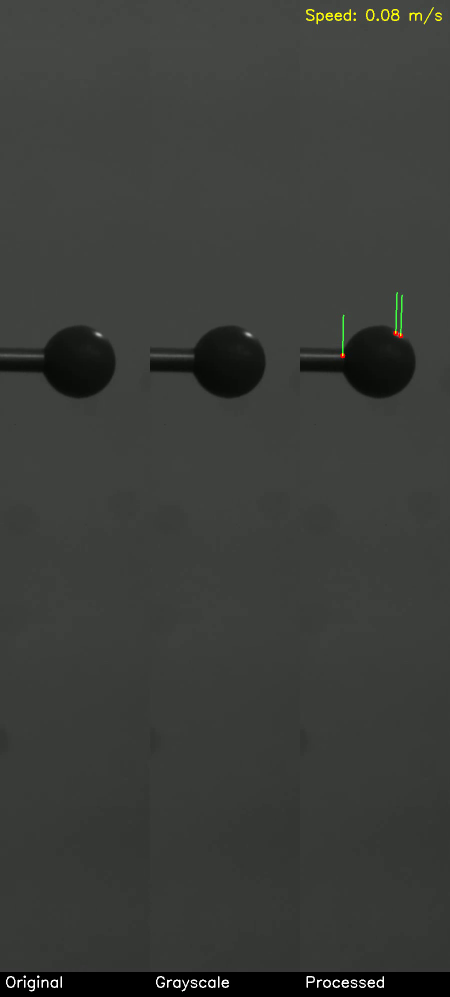
#> input picture frame 14 of Output.avi, 900 x 1994 px, given in place of Video.avi, which was not available (shown at 1/2 size)
$ python main.py
#> lines starting #> are read from the running program, lines starting #| are printed output that depends on the picture; pictures that were not available may be replaced by others from this repository, and a replacement may not be noted
import cv2
import numpy as np
import matplotlib.pyplot as plt


# Function to calculate speed based on optical flow
# 根据光流计算速度的函数
def calculate_speed(good_new, good_old, pixel_to_meter_ratio, frame_rate):
    dx_dy = (
        good_new - good_old
    ) * pixel_to_meter_ratio  # Convert pixel displacement to meters 转换像素位移为米
    distances = np.linalg.norm(
        dx_dy, axis=1
    )  # Calculate Euclidean distances 计算欧几里得距离
    return distances * frame_rate  # Speed in meters/second 速度（米/秒）


# Function to calculate displacement based on optical flow
# 根据光流计算位移的函数
def calculate_displacement(good_new, good_old, pixel_to_meter_ratio):
    x_y = (
        good_new * pixel_to_meter_ratio
    )  # Convert pixel displacement to meters 转换像素位移为米
    displacements = x_y
    return displacements  # Return displacements in meters 返回位移（米）


# Function to initialize the video writer for saving output video
# 初始化视频写入器以保存输出视频的函数
def initialize_video_writer(output_path, frame_shape, frame_rate):
    fourcc = cv2.VideoWriter_fourcc(*"XVID")  # Codec for AVI format AVI格式的编码器
    return cv2.VideoWriter(
        output_path, fourcc, frame_rate, (frame_shape[1], frame_shape[0])
    )


def calculate_pixel_to_meter_ratio(
    sensor_width_mm,
    sensor_height_mm,
    resolution_width_px,
    resolution_height_px,
    focal_length_mm,
    distance_to_object_m,
):
    # Calculate the field of view in meters at the given distance
    # 在给定距离下计算视场的米数
    field_of_view_width_m = (sensor_width_mm * distance_to_object_m) / focal_length_mm
    field_of_view_height_m = (sensor_height_mm * distance_to_object_m) / focal_length_mm

    # Calculate the pixel-to-meter ratio
    # 计算像素到米的比率
    pixel_to_meter_ratio_width = field_of_view_width_m / resolution_width_px
    pixel_to_meter_ratio_height = field_of_view_height_m / resolution_height_px

    # Return the average pixel-to-meter ratio
    # 返回平均像素到米的比率
    return (pixel_to_meter_ratio_width + pixel_to_meter_ratio_height) / 2


# Main function to process the video and calculate displacements and speeds using optical flow
# 主函数，用于处理视频并使用光流法计算位移和速度
def process_video(video_path, output_path, frame_rate, pixel_to_meter_ratio):
    """
    Processes a video to calculate optical flow, displacement, and speed, and generates a combined output video
    with visualizations and labels.
    Args:
        video_path (str): Path to the input video file.
        output_path (str): Path to save the output video file.
        frame_rate (float): Frame rate of the video in frames per second.
        pixel_to_meter_ratio (float): Conversion ratio from pixels to meters.
    Returns:
        list: A list of tuples containing time, displacement (x, y), and speed for each frame.
              Each tuple is in the format (time, (avg_displacement_x, avg_displacement_y), avg_speed).
    Notes:
        - The function uses OpenCV to process the video frame by frame.
        - Optical flow is calculated using the Lucas-Kanade method.
        - Displacement and speed are calculated based on the movement of tracked points.
        - The output video includes the original frame, grayscale frame, processed frame with optical flow tracks,
          and labels for visualization.
        - Press the 'Esc' key during execution to stop the video processing early.
    """
#> called with video_path = 'Video.avi', output_path = 'Output.avi', frame_rate = 14.81, pixel_to_meter_ratio = 0.00103
    cap = cv2.VideoCapture(video_path)  # Open the video file 打开视频文件
    if not cap.isOpened():
        print("Unable to open video file 无法打开视频文件")
        return []

    # Read the first frame
    # 读取第一帧
    ret, old_frame = cap.read()
#> old_frame is the input picture: shape (1994, 900, 3); mean B, G, R 57.6, 60.8, 58.8
    if not ret:
        print("Unable to read video frame 无法读取视频帧")
        cap.release()
        return []

    old_gray = cv2.cvtColor(
        old_frame, cv2.COLOR_BGR2GRAY
    )  # Convert to grayscale 转换为灰度图
    p0 = cv2.goodFeaturesToTrack(
        old_gray,
        mask=None,
        maxCorners=100,
        qualityLevel=0.3,
        minDistance=7,
        blockSize=7,
    )  # Detect corners 检测角点
#> p0 = 74 rows, first 8: [728, 1970], [391, 1970], [711, 1970], [76, 1953], [49, 1953], [327, 1967], [704, 1963], [721, 1963]

    mask = np.zeros_like(old_frame)  # Mask for drawing optical flow 用于绘制光流的掩码

    # Initialize video writer for combined output
    # 初始化视频写入器以保存组合输出
    combined_frame_shape = (
        old_frame.shape[0] + 50,
        old_frame.shape[1] * 3,
    )  # Include label height in frame size 包括标签高度在帧大小中
    out = initialize_video_writer(output_path, combined_frame_shape, frame_rate)

    time_displacement_sequence = (
        []
    )  # List to store time and displacement sequence 用于存储时间和位移序列

    frame_count = 0  # Frame counter 帧计数器
    while True:
        ret, frame = cap.read()  # Read the next frame 读取下一帧
        if not ret:
            break

        frame_gray = cv2.cvtColor(
            frame, cv2.COLOR_BGR2GRAY
        )  # Convert to grayscale 转换为灰度图

        # Calculate optical flow
        # 计算光流
        p1, st, _ = cv2.calcOpticalFlowPyrLK(
            old_gray,
            frame_gray,
            p0,
            None,
            winSize=(15, 15),
            maxLevel=2,
            criteria=(cv2.TERM_CRITERIA_EPS | cv2.TERM_CRITERIA_COUNT, 10, 0.03),
        )
#> p1 has the same summary as p0; st = 74 values from 1 to 1

        # Select good points
        # 选择好的点
        good_new = p1[st == 1]
#> good_new = 74 pairs, first value 21 to 880, second value 23 to 1980
        good_old = p0[st == 1]
#> good_old has the same summary as good_new

        # Draw the tracks
        # 绘制轨迹
        processed_frame = frame.copy()
        for i, (new, old) in enumerate(zip(good_new, good_old)):
            a, b = new.ravel()
            c, d = old.ravel()
            mask = cv2.line(mask, (int(a), int(b)), (int(c), int(d)), (0, 255, 0), 2)
            processed_frame = cv2.circle(
                processed_frame, (int(a), int(b)), 5, (0, 0, 255), -1
            )
#> this loop made 74 passes
#> (a, b, c, d) on passes 1 to 8: (728, 1970, 728, 1970), (391, 1970, 391, 1970), (711, 1970, 711, 1970), (76, 1953, 76, 1953), (49, 1953, 49, 1953), (327, 1967, 327, 1967), (704, 1963, 704, 1963), (721, 1963, 721, 1963)
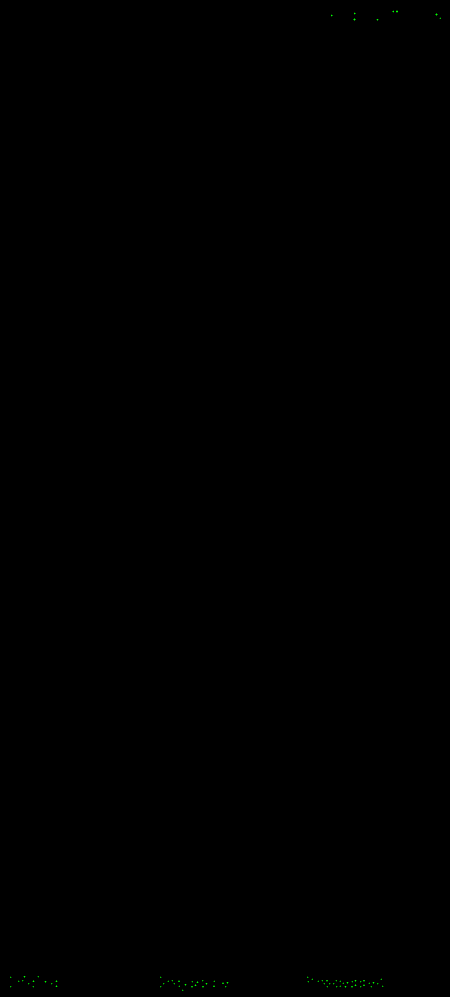
#> mask: shape (1994, 900, 3) (shown at 1/2 size); mean of channels 0, 1, 2 0, 0.1, 0; drawn as B, G, R
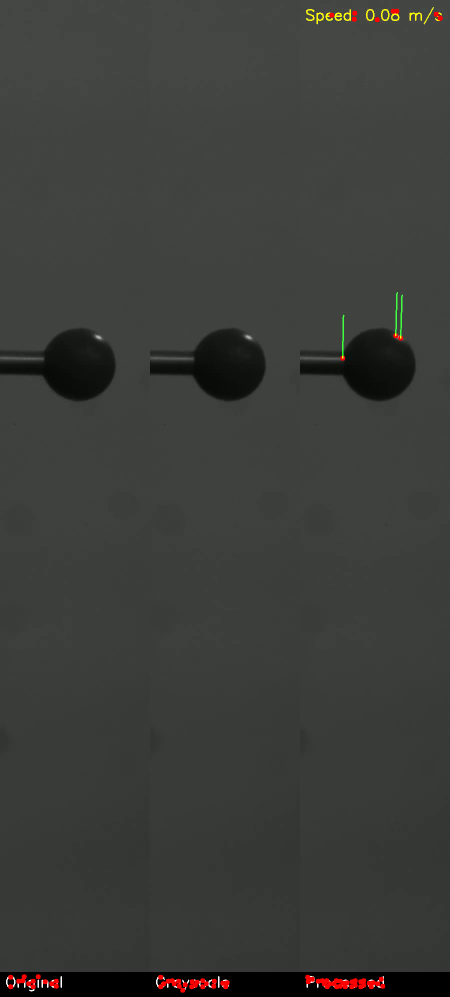
#> processed_frame: shape (1994, 900, 3) (shown at 1/2 size); mean B, G, R 57.3, 60.5, 59.3

        img_with_tracks = cv2.add(
            processed_frame, mask
        )  # Overlay the mask on the frame 将掩码叠加到帧上

        # Calculate displacement and speed
        # 计算位移和速度
        displacements = calculate_displacement(good_new, good_old, pixel_to_meter_ratio)
#> in calculate_displacement, `x_y = ( good_new * pixel_to_meter_ratio )`: x_y = 74 pairs, first value 0.0217 to 0.91, second value 0.0238 to 2.05
#> in calculate_displacement, `displacements = x_y`: displacements has the same summary as x_y
#> displacements has the same summary as x_y in calculate_displacement
        speeds = calculate_speed(good_new, good_old, pixel_to_meter_ratio, frame_rate)
#> in calculate_speed, `dx_dy = ( good_new - good_old ) * pixel_to_meter_ratio`: dx_dy = 74 pairs, first value -2.46e-06 to 2.15e-06, second value -4.15e-06 to 7.32e-06
#> in calculate_speed, `distances = np.linalg.norm( dx_dy, axis=1 )`: distances = 74 values, max 7.72e-06 at index 59, min 0 at index 5, mean 5.22e-07
#> speeds = 74 values, max 0.000114 at index 59, min 0 at index 5, mean 7.74e-06
        avg_displacement_x = (
            np.mean(displacements[:, 0]) if len(displacements) > 0 else 0
        )
#> avg_displacement_x = 0.516
        avg_displacement_y = (
            np.mean(displacements[:, 1]) if len(displacements) > 0 else 0
        )
#> avg_displacement_y = 1.82
        avg_speed = np.mean(speeds) if len(speeds) > 0 else 0
#> avg_speed = 7.74e-06

        # Append time, displacement (x, y), and speed to the sequence
        # 将时间、位移（x, y）和速度添加到序列中
        time = frame_count / frame_rate
        time_displacement_sequence.append(
            (time, (avg_displacement_x, avg_displacement_y), avg_speed)
        )

        # Combine original, grayscale, and processed frames
        # 组合原始帧、灰度帧和处理后的帧
        grayscale_colored = cv2.cvtColor(
            frame_gray, cv2.COLOR_GRAY2BGR
        )  # Convert grayscale to BGR for visualization 转换灰度图为BGR以便可视化
        combined_frame = np.hstack(
            (frame, grayscale_colored, img_with_tracks)
        )  # Horizontally stack frames 横向堆叠帧
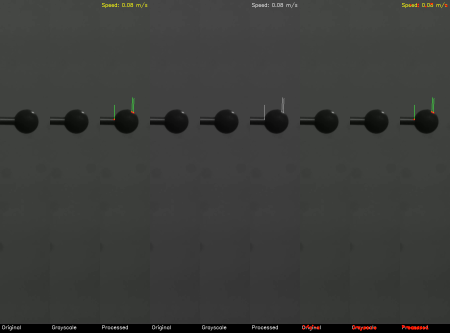
#> combined_frame: shape (1994, 2700, 3) (shown at 1/6 size); mean B, G, R 58.3, 60.4, 59.3

        # Add labels below each video
        # 在每个视频下面添加标签
        label_frame = np.zeros((50, combined_frame.shape[1], 3), dtype=np.uint8)
        cv2.putText(
            label_frame,
            "Original",
            (10, 30),
            cv2.FONT_HERSHEY_SIMPLEX,
            1,
            (255, 255, 255),
            2,
        )
        cv2.putText(
            label_frame,
            "Grayscale",
            (frame.shape[1] + 10, 30),
            cv2.FONT_HERSHEY_SIMPLEX,
            1,
            (255, 255, 255),
            2,
        )
        cv2.putText(
            label_frame,
            "Processed",
            (2 * frame.shape[1] + 10, 30),
            cv2.FONT_HERSHEY_SIMPLEX,
            1,
            (255, 255, 255),
            2,
        )

        combined_frame_with_labels = np.vstack(
            (combined_frame, label_frame)
        )  # Stack labels below the combined frame
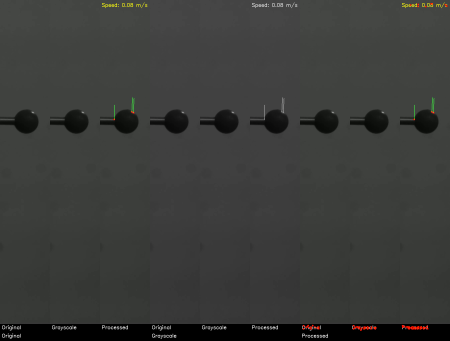
#> combined_frame_with_labels: shape (2044, 2700, 3) (shown at 1/6 size); mean B, G, R 57, 59.1, 58

        # Add speed label to the top-right corner of the processed frame
        # 在处理后的帧的右上角添加速度标签
        cv2.putText(
            combined_frame_with_labels,
            f"Speed: {avg_speed:.2f} m/s",
            (2 * frame.shape[1] + 10, 40),
            cv2.FONT_HERSHEY_SIMPLEX,
            1,
            (0, 255, 255),
            2,
        )

        out.write(
            combined_frame_with_labels
        )  # Write the combined frame to the output video 将组合帧写入输出视频
        cv2.imshow(
            "Optical Flow Visualization", combined_frame_with_labels
        )  # Show the combined frame 显示组合帧

        if cv2.waitKey(30) & 0xFF == 27:  # Exit on 'Esc' key 按下 'Esc' 键退出
#> (key Esc is pressed here)
            break

        old_gray = frame_gray.copy()  # Update the previous frame 更新上一帧
        p0 = good_new.reshape(-1, 1, 2)  # Update the points 更新点
        frame_count += 1  # Increment frame counter 增加帧计数器

    cap.release()  # Release the video capture 释放视频捕获
    out.release()  # Release the video writer 释放视频写入器
    cv2.destroyAllWindows()  # Close all OpenCV windows 关闭所有OpenCV窗口

    return time_displacement_sequence  # Return the time-displacement sequence 返回时间位移序列


# Function to calculate speed-time sequence from time-displacement sequence
# 根据时间位移序列计算时间速度序列的函数
def calculate_speed_time_sequence(time_displacement_sequence):
    speed_time_sequence = (
        []
    )  # List to store time and speed sequence 用于存储时间和速度序列

    for i in range(1, len(time_displacement_sequence)):
        time_prev, displacement_prev, _ = time_displacement_sequence[i - 1]
        time_curr, displacement_curr, _ = time_displacement_sequence[i]

        # Calculate speed as the Euclidean distance change over time
        # 计算速度为欧几里得距离随时间的变化
        time_diff = time_curr - time_prev
        if time_diff > 0:
            displacement_diff = np.linalg.norm(
                np.array(displacement_curr) - np.array(displacement_prev)
            )
            speed = displacement_diff / time_diff
            speed_time_sequence.append((time_curr, speed))

    return speed_time_sequence  # Return the speed-time sequence 返回时间速度序列


# Function to calculate acceleration-time sequence from speed-time sequence
# 根据速度时间序列计算加速度时间序列的函数
def calculate_acceleration_time_sequence(speed_time_sequence):
    acceleration_time_sequence = (
        []
    )  # List to store time and acceleration sequence 用于存储时间和加速度序列

    for i in range(1, len(speed_time_sequence)):
        time_prev, speed_prev = speed_time_sequence[i - 1]
        time_curr, speed_curr = speed_time_sequence[i]

        # Calculate acceleration as the change in speed over time
        # 计算加速度为速度随时间的变化
        time_diff = time_curr - time_prev
        if time_diff > 0:
            acceleration = (speed_curr - speed_prev) / time_diff
            acceleration_time_sequence.append((time_curr, acceleration))

    return acceleration_time_sequence  # Return the acceleration-time sequence 返回加速度时间序列


# Function to plot time-displacement, time-speed, and time-acceleration curves
# 绘制时间-位移、时间-速度和时间-加速度曲线的函数
def plot_motion_curves(
    time_displacement_sequence,
    speed_time_sequence,
    acceleration_time_sequence,
    save_path=None,
):
    # Extract data for plotting
    times_displacement = [t for t, _, _ in time_displacement_sequence]
    displacements_x = [d[0] for _, d, _ in time_displacement_sequence]
    displacements_y = [d[1] for _, d, _ in time_displacement_sequence]

    times_speed = [t for t, _ in speed_time_sequence]
    speeds = [s for _, s in speed_time_sequence]

    times_acceleration = [t for t, _ in acceleration_time_sequence]
    accelerations = [a for _, a in acceleration_time_sequence]

    # Create subplots
    plt.figure(figsize=(15, 10))

    # Plot time-displacement curve
    plt.subplot(3, 1, 1)
    plt.plot(
        times_displacement, displacements_x, label="Displacement X (m)", color="blue"
    )
    plt.plot(
        times_displacement, displacements_y, label="Displacement Y (m)", color="orange"
    )
    plt.xlabel("Time (s)")
    plt.ylabel("Displacement (m)")
    plt.title("Time-Displacement Curve")
    plt.grid()
    plt.legend()

    # Plot time-speed curve
    plt.subplot(3, 1, 2)
    plt.plot(times_speed, speeds, label="Speed (m/s)", color="green")
    plt.xlabel("Time (s)")
    plt.ylabel("Speed (m/s)")
    plt.title("Time-Speed Curve")
    plt.grid()
    plt.legend()

    # Plot time-acceleration curve
    plt.subplot(3, 1, 3)
    plt.plot(
        times_acceleration, accelerations, label="Acceleration (m/s²)", color="red"
    )
    plt.xlabel("Time (s)")
    plt.ylabel("Acceleration (m/s²)")
    plt.title("Time-Acceleration Curve")
    plt.grid()
    plt.legend()

    # Adjust layout
    plt.tight_layout()

    # Save the plot if save_path is provided
    if save_path:
        plt.show()
        plt.savefig(save_path)
    else:
        plt.show()


if __name__ == "__main__":
    video_path = "Video.avi"  # Input video file path 输入视频文件路径
    output_path = "Output.avi"  # Output video file path 输出视频文件路径
    result_path = "Result.png"  # Result text file path 结果文本文件路径
    cap = cv2.VideoCapture(video_path)  # Open the video file 打开视频文件
    if not cap.isOpened():
        print("Unable to open video file 无法打开视频文件")
        exit()

    frame_rate = cap.get(
        cv2.CAP_PROP_FPS
    )  # Get the frame rate of the video 获取视频的帧率
    cap.release()  # Release the video capture 释放视频捕获

    # Camera parameters
    # 相机参数
    sensor_width_mm = 5.70  # Sensor width in mm 传感器宽度（毫米）
    sensor_height_mm = 4.28  # Sensor height in mm 传感器高度（毫米）
    resolution_width_px = 2592  # Resolution width in pixels 分辨率宽度（像素）
    resolution_height_px = 1944  # Resolution height in pixels 分辨率高度（像素）
    focal_length_mm = 5.0  # Focal length in mm 焦距（毫米）
    distance_to_object_m = (
        2.35  # Distance to the object in meters 物体到相机的距离（米）
    )

    # Calculate pixel-to-meter ratio
    pixel_to_meter_ratio = calculate_pixel_to_meter_ratio(
        sensor_width_mm,
        sensor_height_mm,
        resolution_width_px,
        resolution_height_px,
        focal_length_mm,
        distance_to_object_m,
    )

    time_displacement_sequence = process_video(
        video_path, output_path, frame_rate, pixel_to_meter_ratio
    )  # Process the video and get time-displacement sequence 处理视频并获取时间位移序列
#> time_displacement_sequence = [(0, (0.516, 1.82), 7.74e-06)]

    speed_time_sequence = calculate_speed_time_sequence(
        time_displacement_sequence
    )  # Calculate speed-time sequence 计算速度时间序列
#> after the loop in calculate_speed_time_sequence, `for i in range(1, len(time_displacement_sequence)):`: speed_time_sequence = []
#> speed_time_sequence = []

    acceleration_time_sequence = calculate_acceleration_time_sequence(
        speed_time_sequence
    )  # Calculate acceleration-time sequence 计算加速度时间序列
#> acceleration_time_sequence = []

    # Plot the motion curves
    plot_motion_curves(
        time_displacement_sequence,
        speed_time_sequence,
        acceleration_time_sequence,
        save_path=result_path,
    )  # 绘制运动曲线
#> in plot_motion_curves, `times_displacement = [t for t, _, _ in time_displacement_sequence]`: times_displacement = [0]
#> in plot_motion_curves, `displacements_x = [d[0] for _, d, _ in time_displacement_sequence]`: displacements_x = [0.516]
#> in plot_motion_curves, `displacements_y = [d[1] for _, d, _ in time_displacement_sequence]`: displacements_y = [1.82]
#> in plot_motion_curves, `times_speed = [t for t, _ in speed_time_sequence]`: times_speed = []
#> in plot_motion_curves, `plt.show()`:
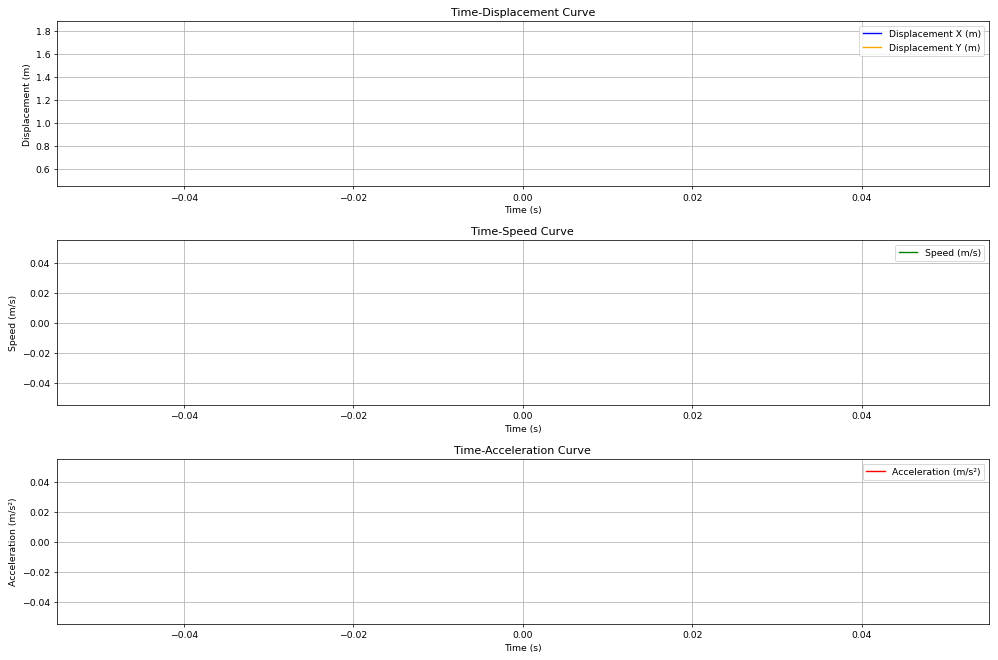
#> figure drawn by matplotlib, 3 panels
